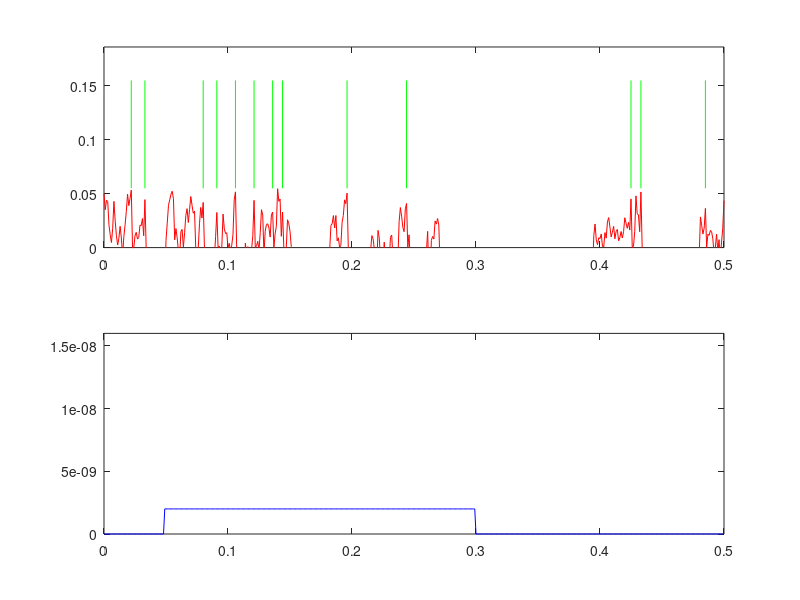

Write MATLAB code to recreate this figure.
#/1 A simple leaky membrane

clear
% membrane constants
tau_m = 0.030;
Rm = 3e7;

% Time
delta_t = 0.001; % Integration time step
duration = 0.5; % duration of the simulation
No_steps = round(duration ./ delta_t);
times = linspace(0, duration, No_steps + 1); % The time points for update


% membrane potential
V_0 = 0.05; % The initial membrane potential
V = zeros(1, No_steps + 1);
V(1) = V_0;

% Injection current
I_0 = 2e-9;
I_duration = 0.25;
I_start = 0.05;
I_start_index = round(I_start ./ delta_t);
I_finish_index = round((I_start + I_duration) ./ delta_t);
Iinj = zeros(1, No_steps + 1);
Iinj(I_start_index:I_finish_index) = I_0;
thresh = 0.055;
t_spikes = [];
tau_s = 0.003;



%%%% set up PSC events
% Times of PSCs
T_psc(1) = 0.05;
T_psc(2) = 0.07;
T_psc(3) = 0.09;
No_pscs = length(T_psc);
Q = 40e-12; % charge deliverd by a single PSC event
I_0 = Q ./ tau_s; % resulting ’normalisation’ constant for the
% exponential description of the PSC
index_pscs = round(T_psc ./ delta_t);
% initialise synaptic current
I_syn = zeros(1, No_steps + 1);


% noise current
std_dev_noise = 15e-9;
I_noise = std_dev_noise .* randn(1, No_steps);

for i=1:No_steps
% first check for synaptic event
  for k=1:No_pscs;
    if i == index_pscs(k)
      I_syn(i) = I_syn(i) + I_0;
    end
  end
% update the synaptic current
I_syn(i+1) = I_syn(i) - (1 ./ tau_s) .* I_syn(i) .* delta_t;
dV = (1 ./ tau_m) .* (-V(i) + Rm .* (I_syn(i) + Iinj(i) + I_noise(i))) .* delta_t;
V(i+1) = V(i) + dV;
  if V(i+1) > thresh
    V(i+1) = 0;
    t_spikes = [t_spikes (i - 1) * delta_t];
  end
end

%%% plotting spikes
spike_height = 0.1;
No_spikes = length(t_spikes);
if No_spikes > 0
  spts = [t_spikes; t_spikes];
  y1 = thresh .* ones(1, No_spikes);
  y2 = y1 + spike_height;
  sp = [y2; y1];
end
%%%

clf % clear the graphics
subplot(2,1,1)
plot(times, V, 'r');
Vheight = 1.2 .* (thresh + spike_height);
if No_spikes > 0
  h = line(spts, sp);
  for k=1:length(h)
    set(h(k), 'Color', [0 1 0])
  end
end

axis([0 duration 0 Vheight])
subplot(2,1,2)
plot(times, Iinj, 'b');
Iheight = 1.2 .* I_0;
axis([0 duration 0 Iheight])
